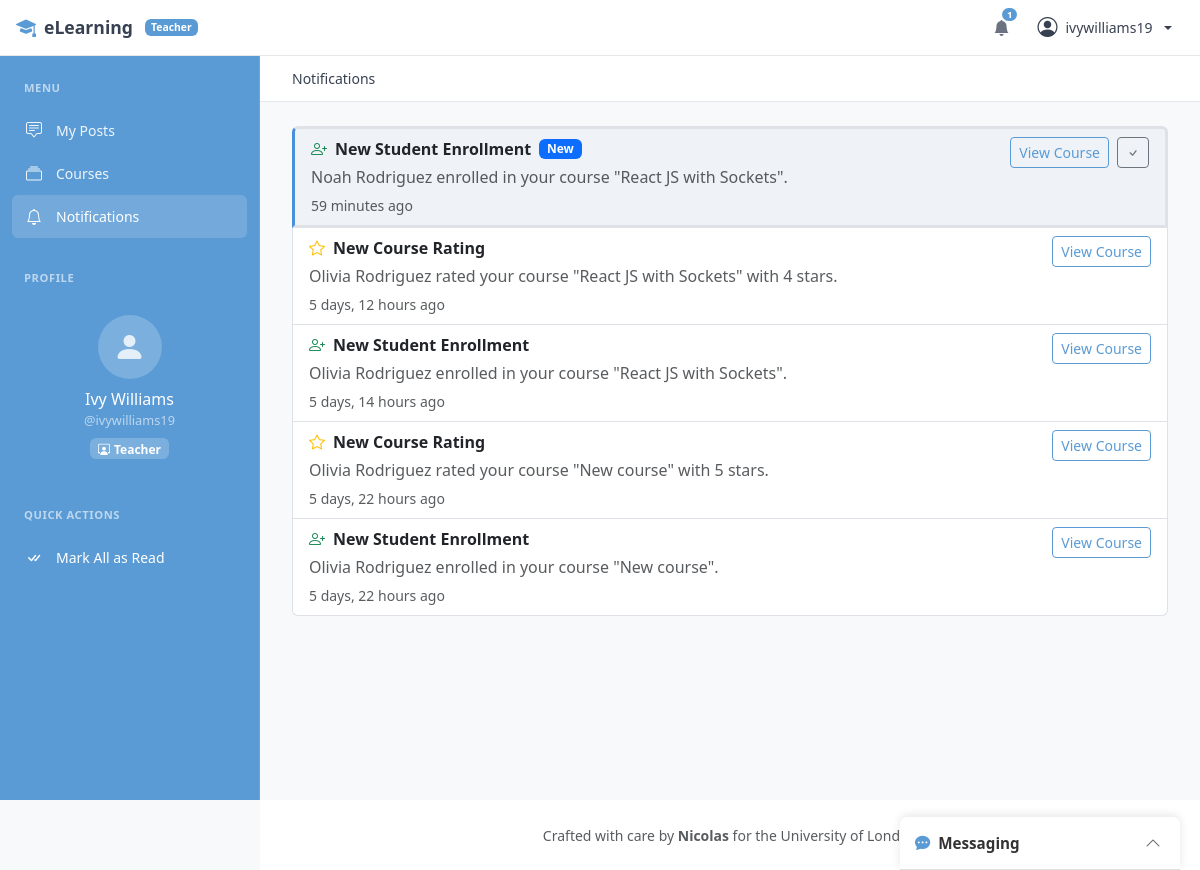
/notifications/ (signed in), run on the app's committed database.
### apps/accounts/models.py (models this page shows, shortened)
class User(AbstractUser):
    class UserType(models.TextChoices):
        STUDENT = 'student', 'Student'
        TEACHER = 'teacher', 'Teacher'
    email = models.EmailField(unique=True)
    user_type = models.CharField(
        max_length=10,
        choices=UserType.choices,
        default=UserType.STUDENT,
    )
    photo = models.ImageField(
        upload_to=profile_photo_path,
        storage=media_storage,
        blank=True,
        null=True,
    )
    bio = models.TextField(blank=True, max_length=500)
    created_at = models.DateTimeField(auto_now_add=True)
    updated_at = models.DateTimeField(auto_now=True)
    @property
    def is_teacher(self):
        return self.user_type == self.UserType.TEACHER

### apps/notifications/models.py (models this page shows, shortened)
class Notification(models.Model):
    class NotificationType(models.TextChoices):
        ENROLLMENT = 'enrollment', 'New Enrollment'
        NEW_MATERIAL = 'new_material', 'New Material'
        NEW_RATING = 'new_rating', 'New Rating'
    recipient = models.ForeignKey(
        settings.AUTH_USER_MODEL,
        on_delete=models.CASCADE,
        related_name='notifications'
    )
    notification_type = models.CharField(
        max_length=20,
        choices=NotificationType.choices
    )
    title = models.CharField(max_length=200)
    message = models.TextField()
    course = models.ForeignKey(
        'courses.Course',
        on_delete=models.CASCADE,
        related_name='notifications',
        null=True,
        blank=True
    )
    actor = models.ForeignKey(
        settings.AUTH_USER_MODEL,
        on_delete=models.SET_NULL,
        null=True,
        blank=True,
        related_name='notifications_sent'
    )
    is_read = models.BooleanField(default=False)
    created_at = models.DateTimeField(auto_now_add=True)
    class Meta:
        ordering = ['-created_at']

### apps/notifications/views.py (the view)
# urls.py: path('', views.NotificationListView.as_view(), name='list'),
class NotificationListView(LoginRequiredMixin, ListView):
    model = Notification
    template_name = 'notifications/notification_list.html'
    context_object_name = 'notifications'
    paginate_by = 20
    def get_queryset(self):
        return Notification.objects.filter(recipient=self.request.user)

### templates/notifications/notification_list.html (shortened to what this page needs)
{% extends 'base_sidebar.html' %}
{% block sidebar %}
{% with active_menu='notifications' %}{% include 'includes/sidebar_menu.html' %}{% endwith %}
<div class="sidebar-section">
    <div class="sidebar-section-title">Quick Actions</div>
    {% if notifications %}
        <a href="{% url 'notifications:mark_all_as_read' %}" class="sidebar-link sidebar-action">
            <i class="bi bi-check-all"></i>
            <span>Mark All as Read</span>
        </a>
    {% endif %}
</div>
{% endblock sidebar %}
{% block breadcrumb %}
<div class="breadcrumb-bar">
    <nav aria-label="breadcrumb">
        <ol class="breadcrumb">
            <li class="breadcrumb-item active">Notifications</li>
        </ol>
    </nav>
</div>
{% endblock breadcrumb %}
{% block content %}
{% if notifications %}
    <div class="list-group">
        {% for notification in notifications %}
            <div class="list-group-item {% if not notification.is_read %}border-start border-3{% endif %}" {% if not notification.is_read %}style="border-left-color: #4a90d9 !important; background-color: rgba(74, 144, 217, 0.05);"{% endif %}>
                <div class="d-flex justify-content-between align-items-start">
                    <div class="flex-grow-1">
                        <div class="d-flex align-items-center mb-1">
                            {% if notification.notification_type == 'enrollment' %}
                                <i class="bi bi-person-plus text-success me-2"></i>
                            {% elif notification.notification_type == 'new_material' %}
                                <i class="bi bi-file-earmark-plus text-primary me-2"></i>
                            {% elif notification.notification_type == 'new_rating' %}
                                <i class="bi bi-star text-warning me-2"></i>
                            {% endif %}
                            <strong>{{ notification.title }}</strong>
                            {% if not notification.is_read %}
                                <span class="badge bg-primary ms-2">New</span>
                            {% endif %}
                        </div>
                        <p class="mb-1 text-muted">{{ notification.message }}</p>
                        <small class="text-muted">{{ notification.created_at|timesince }} ago</small>
                    </div>
                    <div class="ms-3 d-flex gap-2">
                        {% if notification.course %}
                            <a href="{% url 'courses:course_detail' notification.course.pk %}"
                               class="btn btn-outline-primary btn-sm">View Course</a>
                        {% endif %}
                        {% if not notification.is_read %}
                            <a href="{% url 'notifications:mark_as_read' notification.pk %}"
                               class="btn btn-outline-secondary btn-sm" title="Mark as read">
                                <i class="bi bi-check"></i>
                            </a>
                        {% endif %}
                    </div>
                </div>
            </div>
        {% endfor %}
    </div>
{% else %}
    <div class="text-center py-5">
        <i class="bi bi-bell-slash text-muted" style="font-size: 3rem;"></i>
        <p class="text-muted mt-3 mb-0">No notifications yet.</p>
    </div>
{% endif %}
{% endblock %}

### templates/base_sidebar.html (shortened to what this page needs)
{% load static %}
<!DOCTYPE html>
<html lang="en">
<head>
    <link href="https://cdn.jsdelivr.net/npm/bootstrap@5.3.2/dist/css/bootstrap.min.css" rel="stylesheet">
    <link href="https://cdn.jsdelivr.net/npm/bootstrap-icons@1.11.1/font/bootstrap-icons.css" rel="stylesheet">
    <link href="{% static 'css/style.css' %}" rel="stylesheet">
</head>
<body>
    <header class="app-header">
        <a href="{% url 'posts' %}" class="header-brand">
            <i class="bi bi-mortarboard-fill"></i>
            <span>eLearning</span>
            {% if user.is_authenticated and user.is_teacher %}
                <span class="badge" style="background-color: #5a9bd5; color: white; font-size: 0.65rem; padding: 3px 6px; margin-left: 4px;">Teacher</span>
            {% endif %}
        </a>
        <div class="header-actions">
            {% if user.is_authenticated %}
                <a href="{% url 'notifications:list' %}" class="header-btn position-relative">
                    <i class="bi bi-bell" id="notification-icon"></i>
                    <span class="position-absolute badge rounded-pill d-none" id="notification-badge" style="top: 0; right: 0; font-size: 0.6rem; padding: 2px 5px; background-color: #5a9bd5;">
                    </span>
                </a>
                <div class="dropdown">
                    <a href="#" class="header-user dropdown-toggle" data-bs-toggle="dropdown">
                        <i class="bi bi-person-circle"></i>
                        <span class="d-none d-sm-inline">{{ user.username }}</span>
                    </a>
                </div>
            {% else %}
                <a href="{% url 'accounts:login' %}" class="btn btn-sm btn-outline-secondary">Login</a>
                <a href="{% url 'accounts:register' %}" class="btn btn-sm btn-primary">Register</a>
            {% endif %}
        </div>
    </header>
    <aside class="app-sidebar" id="appSidebar">
        <nav class="sidebar-nav">
            {% block sidebar %}{% endblock sidebar %}
        </nav>
    </aside>
    <main class="app-main">
        {% block breadcrumb %}{% endblock %}
        <div class="main-content">
            {% block content %}{% endblock %}
        </div>
    </main>
    <footer class="app-footer">
        <p class="mb-0 small text-muted">
            Crafted with care by <strong>Nicolas</strong> for the University of London
        </p>
    </footer>
    {% if user.is_authenticated %}
        {% include 'chat/chat_widget.html' %}
    {% endif %}
</body>
</html>

### templates/includes/sidebar_menu.html
<div class="sidebar-section">
    <div class="sidebar-section-title">Menu</div>
    <a href="{% url 'posts' %}" class="sidebar-link {% if active_menu == 'posts' %}active{% endif %}">
        <i class="bi bi-chat-square-text"></i>
        <span>My Posts</span>
    </a>
    <a href="{% url 'courses:course_list' %}" class="sidebar-link {% if active_menu == 'courses' %}active{% endif %}">
        <i class="bi bi-collection"></i>
        <span>Courses</span>
    </a>
    <a href="{% url 'notifications:list' %}" class="sidebar-link {% if active_menu == 'notifications' %}active{% endif %}">
        <i class="bi bi-bell"></i>
        <span>Notifications</span>
    </a>
</div>
{% if user.is_authenticated %}
<div class="sidebar-section">
    <div class="sidebar-section-title">Profile</div>
    <div class="px-3 py-3 text-center">
        <a href="{% url 'accounts:profile' user.username %}" class="text-decoration-none">
            {% if user.photo %}
                <img src="{{ user.photo.url }}" alt="{{ user.username }}"
                     style="width: 64px; height: 64px; border-radius: 50%; object-fit: cover; border: 2px solid rgba(255,255,255,0.3);">
            {% else %}
                <div style="width: 64px; height: 64px; border-radius: 50%; background: rgba(255,255,255,0.2); display: inline-flex; align-items: center; justify-content: center; margin: 0 auto;">
                    <i class="bi bi-person-fill" style="font-size: 2rem; color: rgba(255,255,255,0.8);"></i>
                </div>
            {% endif %}
        </a>
        <div class="mt-2">
            <a href="{% url 'accounts:profile' user.username %}" style="color: white; font-weight: 500; text-decoration: none;">
                {{ user.get_full_name|default:user.username }}
            </a>
        </div>
        <div style="color: rgba(255,255,255,0.6); font-size: 0.8rem;">@{{ user.username }}</div>
        <span class="badge mt-2" style="background: rgba(255,255,255,0.2); color: white;">
            {% if user.is_teacher %}
                <i class="bi bi-person-workspace me-1"></i>Teacher
            {% else %}
                <i class="bi bi-mortarboard me-1"></i>Student
            {% endif %}
        </span>
    </div>
</div>
{% endif %}

### static/css/style.css (style rules this page uses)
:root { --primary-blue: #5a9bd5; --primary-blue-light: #e8f1f8; --primary-blue-hover: #4a8bc5; --accent-green: #7cb87c; --accent-green-light: #e8f5e8; --bg-light: #f8f9fa; --bg-white: #ffffff; --text-primary: #333333; --text-secondary: #666666; --text-muted: #888888; --border-color: #dee2e6; --error-color: #e8a5a5; --error-text: #c25555; }
body { min-height: 100vh; display: flex; flex-direction: column; background-color: var(--bg-light); color: var(--text-primary); }
main { flex: 1; }
.btn-outline-primary { border-color: var(--primary-blue); color: var(--primary-blue); }
footer { background-color: #fff !important; border-top: 1px solid rgba(0, 0, 0, 0.05); }
a { color: var(--primary-blue); }

### templates/base_sidebar.html (style rules this page uses)
:root { --sidebar-width: 260px; --header-height: 56px; --sidebar-bg: #5a9bd5; --sidebar-border: rgba(255, 255, 255, 0.1); --sidebar-text: rgba(255, 255, 255, 0.9); --sidebar-text-muted: rgba(255, 255, 255, 0.6); --sidebar-hover: rgba(255, 255, 255, 0.1); --sidebar-active: #ffffff; --sidebar-active-bg: rgba(255, 255, 255, 0.15); }
body { min-height: 100vh; display: flex; flex-direction: column; }
.app-header { position: fixed; top: 0; left: 0; right: 0; height: var(--header-height); background: white; border-bottom: 1px solid #e5e7eb; z-index: 1030; display: flex; align-items: center; padding: 0 1rem; }
.header-brand { display: flex; align-items: center; gap: 0.5rem; font-weight: 600; font-size: 1.1rem; color: #374151; text-decoration: none; }
.header-brand i { color: #5a9bd5; font-size: 1.25rem; }
.header-actions { margin-left: auto; display: flex; align-items: center; gap: 0.5rem; }
.header-btn { background: none; border: none; color: #6b7280; padding: 0.5rem; border-radius: 6px; cursor: pointer; position: relative; }
.header-user { display: flex; align-items: center; gap: 0.5rem; padding: 0.375rem 0.75rem; border-radius: 6px; color: #374151; text-decoration: none; font-size: 0.875rem; }
.header-user i { font-size: 1.25rem; }
.app-sidebar { position: fixed; top: var(--header-height); left: 0; width: var(--sidebar-width); height: calc(100vh - var(--header-height)); background: var(--sidebar-bg); border-right: 1px solid var(--sidebar-border); z-index: 1020; overflow-y: auto; padding: 1rem 0; transition: transform 0.3s ease; }
.sidebar-nav { padding: 0 0.75rem; }
.sidebar-section { margin-bottom: 1.5rem; }
.sidebar-section-title { font-size: 0.7rem; font-weight: 600; text-transform: uppercase; letter-spacing: 0.05em; color: var(--sidebar-text-muted); padding: 0.5rem 0.75rem; margin-bottom: 0.25rem; }
.sidebar-link { display: flex; align-items: center; gap: 0.75rem; padding: 0.6rem 0.75rem; color: var(--sidebar-text); text-decoration: none; border-radius: 6px; font-size: 0.875rem; transition: all 0.15s ease; }
.sidebar-link.active { background: var(--sidebar-active-bg); color: var(--sidebar-active); font-weight: 500; }
.sidebar-link i { font-size: 1rem; width: 1.25rem; text-align: center; }
.sidebar-action { color: var(--sidebar-active) !important; font-weight: 500; }
.app-main { margin-top: var(--header-height); margin-left: var(--sidebar-width); min-height: calc(100vh - var(--header-height)); padding: 0; flex: 1; }
.main-content { max-width: 1200px; margin: 0 auto; padding: 1.5rem 2rem; }
.breadcrumb-bar { background: white; border-bottom: 1px solid #e5e7eb; padding: 0.75rem 2rem; display: flex; align-items: center; gap: 1rem; flex-wrap: wrap; }
.breadcrumb-bar .breadcrumb { margin: 0; padding: 0; background: none; }
.breadcrumb-bar .breadcrumb-item { font-size: 0.875rem; }
.breadcrumb-bar .breadcrumb-item.active { color: #374151; }
.app-footer { margin-left: var(--sidebar-width); padding: 1.5rem; text-align: center; border-top: 1px solid var(--sidebar-border); background: var(--sidebar-bg); }

### data on the page
User: username "ivywilliams19", get_full_name "Ivy Williams"
Notification: notification_type "enrollment" (drawn), title "New Student Enrollment", is_read "New", message "Noah Rodriguez enrolled in your course \"React JS with Sockets\".", created_at "59 minutes", shows "View Course"
Notification: notification_type "new_rating" (drawn), title "New Course Rating", message "Olivia Rodriguez rated your course \"React JS with Sockets\" with 4 stars.", created_at "5 days, 12 hours", shows "View Course"
Notification: notification_type "enrollment" (drawn), title "New Student Enrollment", message "Olivia Rodriguez enrolled in your course \"React JS with Sockets\".", created_at "5 days, 14 hours", shows "View Course"
Notification: notification_type "new_rating" (drawn), title "New Course Rating", message "Olivia Rodriguez rated your course \"New course\" with 5 stars.", created_at "5 days, 22 hours", shows "View Course"
Notification: notification_type "enrollment" (drawn), title "New Student Enrollment", message "Olivia Rodriguez enrolled in your course \"New course\".", created_at "5 days, 22 hours", shows "View Course"
